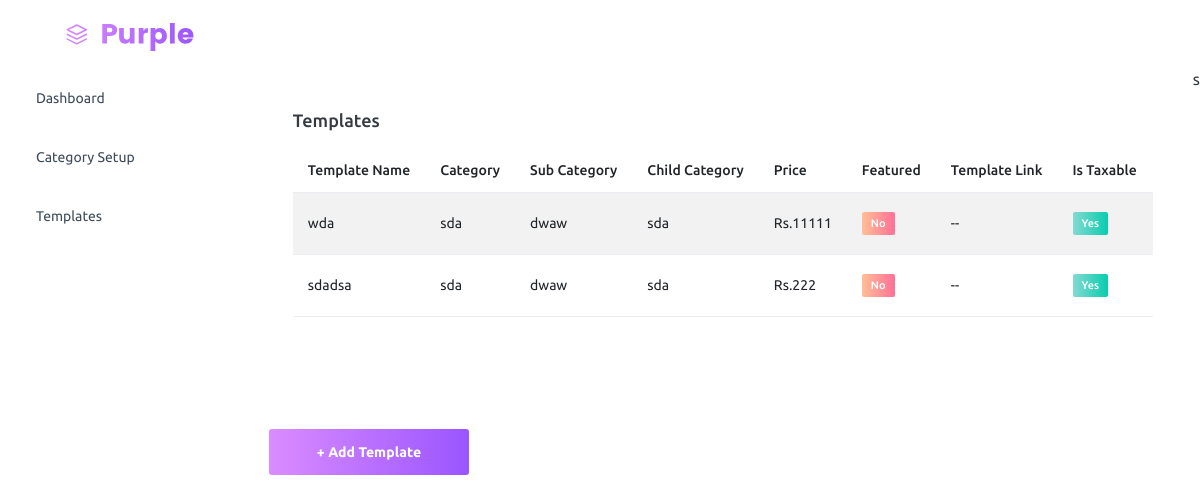
Page /template/ (signed in) on the committed database.
### adminpanel/models.py (models this page shows, shortened)
class Template(models.Model):
    category = models.ForeignKey(Category, on_delete=models.CASCADE)
    sub_category = models.ForeignKey(
        SubCategory, on_delete=models.CASCADE, null=True, blank=True
    )
    child_category = models.ForeignKey(
        ChildCategory, on_delete=models.CASCADE, null=True, blank=True
    )
    tag = models.ManyToManyField(Tag, null=True, blank=True)
    template_name = models.CharField(max_length=1000)
    template_details = models.TextField()
    template_features = models.TextField()
    template_layout = models.TextField()
    template_price = models.IntegerField()
    TAX_CHOICES = (("yes", "yes"), ("no", "no"))
    is_taxable = models.CharField(max_length=20, choices=TAX_CHOICES, default="yes")
    version = models.CharField(max_length=100)
    framework = models.CharField(max_length=1000)
    template_image = models.ImageField(
        null=True, blank=True, upload_to="template_images/"
    )
    template_url = models.URLField(null=True, blank=True)
    template_file = models.FileField(null=True, blank=True, upload_to="template_files/")
    is_featured = models.BooleanField(null=True, default=0)
    created = models.DateTimeField(auto_now_add=True, null=True)

class Category(models.Model):
    category = models.CharField(max_length=100, unique=True)
    category_image = models.ImageField(null=True, upload_to="category_images/")
    order = models.IntegerField(null=True)
    STATUS_CHOICES = (("active", "active"), ("inactive", "inactive"))
    status = models.CharField(max_length=100, choices=STATUS_CHOICES, default="active")
    created = models.DateTimeField(auto_now_add=True, null=True)
    def __str__(self):
        return self.category

class SubCategory(models.Model):
    category = models.ForeignKey(Category, on_delete=models.CASCADE)
    sub_category = models.CharField(max_length=100, unique=True)
    order = models.IntegerField(null=True)
    STATUS_CHOICES = (("active", "active"), ("inactive", "inactive"))
    status = models.CharField(max_length=100, choices=STATUS_CHOICES, default="active")
    created = models.DateTimeField(auto_now_add=True, null=True)
    def __str__(self):
        return self.sub_category

class ChildCategory(models.Model):
    sub_category = models.ForeignKey(SubCategory, on_delete=models.CASCADE)
    child_category = models.CharField(max_length=100)
    order = models.IntegerField(null=True)
    STATUS_CHOICES = (("active", "active"), ("inactive", "inactive"))
    status = models.CharField(max_length=100, choices=STATUS_CHOICES, default="active")
    created = models.DateTimeField(auto_now_add=True, null=True)
    def __str__(self):
        return self.child_category

### adminpanel/views.py (the view)
# urls.py: path('template/', views.template, name='template'),
@login_required
def template(request):
    template = Template.objects.all()
    return render(request, "admin/template.html", {"template": template})

### templates/admin/template.html (shortened to what this page needs)
{% load static %}
{% include 'admin/nav.html' %}
<div class="main-panel">
    <div class="col-lg-12 grid-margin stretch-card">
        <div class="card">
          <div class="card-body">
            <h4 class="card-title">Templates</h4>
            <div class="table-responsive">
            <table class="table table-striped">
              <thead>
                <tr>
                  <th> Template Name</th>
                  <th> Category</th>
                  <th> Sub Category</th>
                  <th> Child Category</th>
                  <th> Price </th>
                  <th> Featured</th>
                  <th>Template Link</th>
                  <th>Is Taxable</th>
                </tr>
              </thead>
              <tbody>
                {% for template in template %}
                <tr>
                  <td>{{template.template_name}} </td>
                  <td>{{template.category}} </td>
                  {% if template.sub_category %}
                  <td>{{template.sub_category}} </td>
                  {% else %}
                  <td>--</td>
                  {% endif %}
                  {% if template.child_category %}
                  <td>{{template.child_category}} </td>
                  {% else %}
                  <td>--</td>
                  {% endif %}
                  <td>
                    Rs.{{template.template_price}}
                  </td>
                  <td>
                    {% if template.is_featured == True %}
                    <label class="badge badge-gradient-success">Yes</label>
                    {% else %}
                    <label class="badge badge-gradient-danger">No</label>
                    {% endif %}
                  </td>
                  {% if template.template_url %}
                  <td><a href="{{template.template_url}}" target="_blank">Live Preview</a></td>
                  {% else %}
                  <td>--</td>
                  {% endif %}
                  <td>
                    {% if template.is_taxable == 'yes' %}
                    <label class="badge badge-gradient-success">Yes</label>
                    {% else %}
                    <label class="badge badge-gradient-danger">No</label>
                    {% endif %}
                  </td>
                </tr>
                {% endfor %}
              </tbody>
            </table>
          </div>
          </div>
        </div>
      </div>
      <span class="nav-link">
        <a href="{% url 'add_template' %}">
        <button class="btn btn-block btn-lg btn-gradient-primary mt-4">+ Add Template</button>
    </a>
    </span>
</div>
{% include 'admin/footer.html' %}s

### rows in the picture
Template: template_name "wda", category "sda", sub_category "dwaw", child_category "sda", template_price "11111", is_featured "No", is_taxable "Yes"
Template: template_name "sdadsa", category "sda", sub_category "dwaw", child_category "sda", template_price "222", is_featured "No", is_taxable "Yes"
